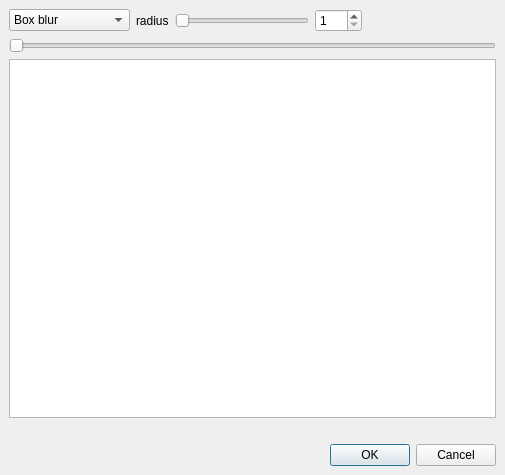
<?xml version="1.0" encoding="UTF-8"?>
<ui version="4.0">
 <class>blurDialog</class>
 <widget class="QDialog" name="blurDialog">
  <property name="geometry">
   <rect>
    <x>0</x>
    <y>0</y>
    <width>505</width>
    <height>475</height>
   </rect>
  </property>
  <property name="windowTitle">
   <string>Blur</string>
  </property>
  <layout class="QGridLayout">
   <property name="leftMargin">
    <number>9</number>
   </property>
   <property name="topMargin">
    <number>9</number>
   </property>
   <property name="rightMargin">
    <number>9</number>
   </property>
   <property name="bottomMargin">
    <number>9</number>
   </property>
   <property name="spacing">
    <number>6</number>
   </property>
   <item row="5" column="0" colspan="4">
    <widget class="ADM_QSlider" name="horizontalSlider">
     <property name="orientation">
      <enum>Qt::Horizontal</enum>
     </property>
    </widget>
   </item>
   <item row="7" column="3">
    <spacer>
     <property name="orientation">
      <enum>Qt::Vertical</enum>
     </property>
     <property name="sizeType">
      <enum>QSizePolicy::Fixed</enum>
     </property>
     <property name="sizeHint" stdset="0">
      <size>
       <width>20</width>
       <height>20</height>
      </size>
     </property>
    </spacer>
   </item>
   <item row="6" column="0" colspan="4">
    <widget class="QGraphicsView" name="graphicsView"/>
   </item>
   <item row="8" column="0" colspan="4">
    <widget class="QDialogButtonBox" name="buttonBox">
     <property name="orientation">
      <enum>Qt::Horizontal</enum>
     </property>
     <property name="standardButtons">
      <set>QDialogButtonBox::Cancel|QDialogButtonBox::Ok</set>
     </property>
    </widget>
   </item>
   <item row="4" column="0">
    <layout class="QHBoxLayout" name="toolboxLayout"/>
   </item>
   <item row="2" column="0" rowspan="2" colspan="4">
    <layout class="QGridLayout" name="gridLayout">
     <item row="0" column="1">
      <widget class="QLabel" name="label">
       <property name="text">
        <string>radius</string>
       </property>
      </widget>
     </item>
     <item row="0" column="4">
      <spacer>
       <property name="orientation">
        <enum>Qt::Horizontal</enum>
       </property>
       <property name="sizeHint" stdset="0">
        <size>
         <width>40</width>
         <height>20</height>
        </size>
       </property>
      </spacer>
     </item>
     <item row="0" column="2">
      <widget class="QSlider" name="horizontalSliderRadius">
       <property name="minimum">
        <number>1</number>
       </property>
       <property name="maximum">
        <number>200</number>
       </property>
       <property name="pageStep">
        <number>20</number>
       </property>
       <property name="orientation">
        <enum>Qt::Horizontal</enum>
       </property>
      </widget>
     </item>
     <item row="0" column="0">
      <widget class="QComboBox" name="comboBoxAlgorithm">
       <item>
        <property name="text">
         <string>Box blur</string>
        </property>
       </item>
       <item>
        <property name="text">
         <string>Near Gaussian</string>
        </property>
       </item>
       <item>
        <property name="text">
         <string>Gaussian 2 pass</string>
        </property>
       </item>
      </widget>
     </item>
     <item row="0" column="3">
      <widget class="QSpinBox" name="spinBoxRadius">
       <property name="minimum">
        <number>1</number>
       </property>
       <property name="maximum">
        <number>200</number>
       </property>
      </widget>
     </item>
    </layout>
   </item>
  </layout>
 </widget>
 <customwidgets>
  <customwidget>
   <class>ADM_QSlider</class>
   <extends>QSlider</extends>
   <header>ADM_toolkitQt.h</header>
  </customwidget>
 </customwidgets>
 <tabstops>
  <tabstop>comboBoxAlgorithm</tabstop>
  <tabstop>horizontalSliderRadius</tabstop>
  <tabstop>horizontalSlider</tabstop>
  <tabstop>graphicsView</tabstop>
 </tabstops>
 <resources/>
 <connections>
  <connection>
   <sender>buttonBox</sender>
   <signal>accepted()</signal>
   <receiver>blurDialog</receiver>
   <slot>accept()</slot>
   <hints>
    <hint type="sourcelabel">
     <x>248</x>
     <y>254</y>
    </hint>
    <hint type="destinationlabel">
     <x>157</x>
     <y>274</y>
    </hint>
   </hints>
  </connection>
  <connection>
   <sender>buttonBox</sender>
   <signal>rejected()</signal>
   <receiver>blurDialog</receiver>
   <slot>reject()</slot>
   <hints>
    <hint type="sourcelabel">
     <x>316</x>
     <y>260</y>
    </hint>
    <hint type="destinationlabel">
     <x>286</x>
     <y>274</y>
    </hint>
   </hints>
  </connection>
 </connections>
</ui>
